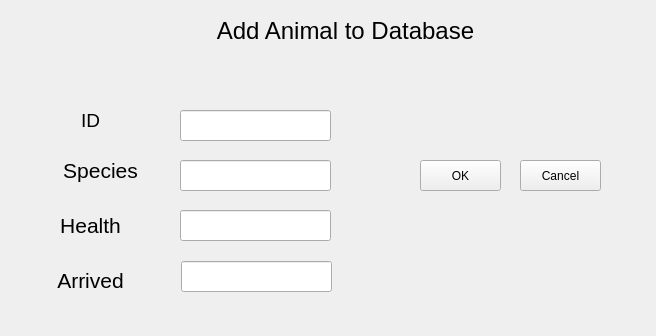
<?xml version="1.0" encoding="UTF-8"?>
<ui version="4.0">
 <class>addbookentry</class>
 <widget class="QWidget" name="addbookentry">
  <property name="geometry">
   <rect>
    <x>0</x>
    <y>0</y>
    <width>656</width>
    <height>336</height>
   </rect>
  </property>
  <property name="windowTitle">
   <string>Form</string>
  </property>
  <widget class="QLabel" name="label">
   <property name="geometry">
    <rect>
     <x>200</x>
     <y>-20</y>
     <width>291</width>
     <height>101</height>
    </rect>
   </property>
   <property name="font">
    <font>
     <pointsize>18</pointsize>
    </font>
   </property>
   <property name="text">
    <string>Add Animal to Database</string>
   </property>
   <property name="alignment">
    <set>Qt::AlignCenter</set>
   </property>
  </widget>
  <widget class="QFrame" name="frame">
   <property name="geometry">
    <rect>
     <x>10</x>
     <y>50</y>
     <width>631</width>
     <height>271</height>
    </rect>
   </property>
   <property name="frameShape">
    <enum>QFrame::NoFrame</enum>
   </property>
   <property name="frameShadow">
    <enum>QFrame::Raised</enum>
   </property>
   <widget class="QLabel" name="label_2">
    <property name="geometry">
     <rect>
      <x>10</x>
      <y>50</y>
      <width>141</width>
      <height>41</height>
     </rect>
    </property>
    <property name="font">
     <font>
      <pointsize>14</pointsize>
     </font>
    </property>
    <property name="text">
     <string>ID</string>
    </property>
    <property name="alignment">
     <set>Qt::AlignCenter</set>
    </property>
   </widget>
   <widget class="QLabel" name="label_3">
    <property name="geometry">
     <rect>
      <x>20</x>
      <y>100</y>
      <width>141</width>
      <height>41</height>
     </rect>
    </property>
    <property name="font">
     <font>
      <pointsize>16</pointsize>
      <italic>false</italic>
     </font>
    </property>
    <property name="text">
     <string>Species</string>
    </property>
    <property name="alignment">
     <set>Qt::AlignCenter</set>
    </property>
   </widget>
   <widget class="QLabel" name="label_4">
    <property name="geometry">
     <rect>
      <x>10</x>
      <y>150</y>
      <width>141</width>
      <height>51</height>
     </rect>
    </property>
    <property name="font">
     <font>
      <pointsize>16</pointsize>
     </font>
    </property>
    <property name="text">
     <string>Health</string>
    </property>
    <property name="alignment">
     <set>Qt::AlignCenter</set>
    </property>
   </widget>
   <widget class="QLineEdit" name="lineEdit">
    <property name="geometry">
     <rect>
      <x>170</x>
      <y>60</y>
      <width>151</width>
      <height>31</height>
     </rect>
    </property>
   </widget>
   <widget class="QLineEdit" name="lineEdit_2">
    <property name="geometry">
     <rect>
      <x>170</x>
      <y>110</y>
      <width>151</width>
      <height>31</height>
     </rect>
    </property>
   </widget>
   <widget class="QLineEdit" name="lineEdit_3">
    <property name="geometry">
     <rect>
      <x>170</x>
      <y>160</y>
      <width>151</width>
      <height>31</height>
     </rect>
    </property>
   </widget>
   <widget class="QLabel" name="label_5">
    <property name="geometry">
     <rect>
      <x>0</x>
      <y>200</y>
      <width>161</width>
      <height>61</height>
     </rect>
    </property>
    <property name="font">
     <font>
      <pointsize>16</pointsize>
     </font>
    </property>
    <property name="text">
     <string>Arrived</string>
    </property>
    <property name="alignment">
     <set>Qt::AlignCenter</set>
    </property>
   </widget>
   <widget class="QLineEdit" name="lineEdit_4">
    <property name="geometry">
     <rect>
      <x>171</x>
      <y>211</y>
      <width>151</width>
      <height>31</height>
     </rect>
    </property>
   </widget>
   <widget class="QPushButton" name="pushButton">
    <property name="geometry">
     <rect>
      <x>410</x>
      <y>110</y>
      <width>81</width>
      <height>31</height>
     </rect>
    </property>
    <property name="text">
     <string>OK</string>
    </property>
   </widget>
   <widget class="QPushButton" name="pushButton_2">
    <property name="geometry">
     <rect>
      <x>510</x>
      <y>110</y>
      <width>81</width>
      <height>31</height>
     </rect>
    </property>
    <property name="text">
     <string>Cancel</string>
    </property>
   </widget>
  </widget>
 </widget>
 <resources/>
 <connections/>
</ui>
